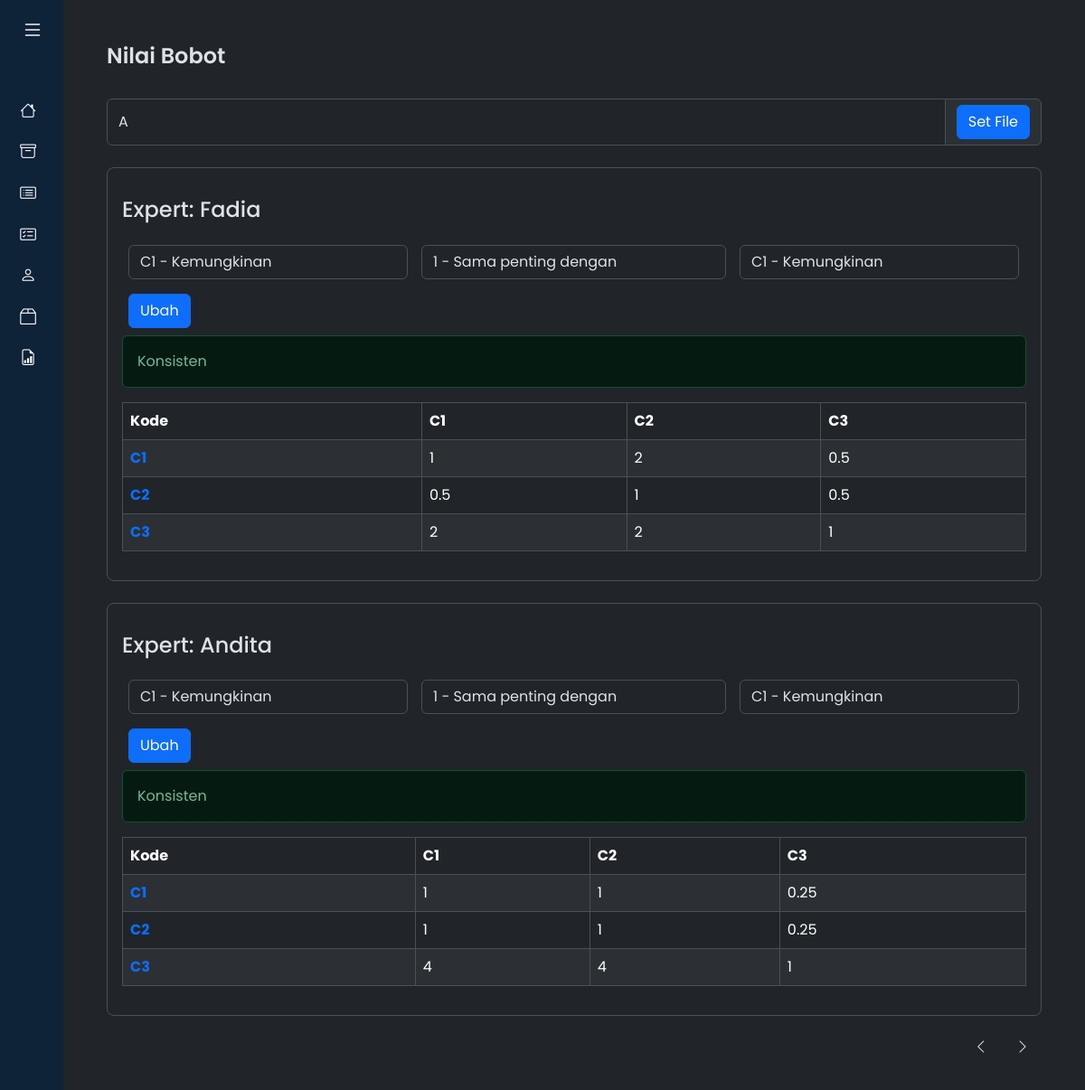
Page /?m=rel_kriteria&periode=2024-11-14 on the committed database.
### tables this page shows
CREATE TABLE `tb_experts` (
  `kode_expert` varchar(16) NOT NULL,
  `tanggal` date NOT NULL,
  `nama_expert` varchar(256) NOT NULL
);

### config.php (called while the page is built)
<?php
$config["server"] = 'localhost';
$config["username"] = 'root';
$config["password"] = '';
$config["database_name"] = 'dbfahpvik';
?>

### includes/db.php (called while the page is built, shortened)
<?php
class DB
{
    var $conn = null;
    public function __construct($host, $username, $passwd, $dbname)
    {
        $this->conn = mysqli_connect($host, $username, $passwd, $dbname);
    }
    public function query($sql)
    {
        $query = mysqli_query($this->conn, $sql) or die('<pre>Error mysqli_query: ' . mysqli_error($this->conn) . '<br />' . $sql . '</pre>');
        return $query;
    }
    public function get_row($sql)
    {
        $query = $this->query($sql);
        return mysqli_fetch_object($query);
    }
    public function get_results($sql)
    {
        $query = $this->query($sql);
        $arr = array();
        while ($row = mysqli_fetch_object($query)) {
            $arr[] = $row;
        }
        return $arr;
    }
}

### includes/fahp_vikor.php (called while the page is built, shortened)
<?php
$nRI = array(
	1 => 0,
	2 => 0,
	3 => 0.52,
	4 => 0.89,
	5 => 1.11,
	6 => 1.25,
	7 => 1.35,
	8 => 1.40,
	9 => 1.45,
	10 => 1.49
);
function get_rel_kriteria($expert = null)
{
	global $db;
    global $PERIODE;
    $data = array();
    $kriteria = $db->get_results("SELECT kode_kriteria FROM tb_kriteria WHERE tanggal='$PERIODE'");
    if (!$expert) {
        $experts = $db->get_results("SELECT kode_expert FROM tb_experts WHERE tanggal='$PERIODE'");
    } else {
        $experts = array((object)array('kode_expert' => $expert));
    }
    foreach ($experts as $exp) {
        foreach ($kriteria as $k1) {
            foreach ($kriteria as $k2) {
                $row = $db->get_row("SELECT nilai FROM tb_rel_kriteria
                    WHERE tanggal='$PERIODE'
                    AND kode_expert='$exp->kode_expert'
                    AND ID1='$k1->kode_kriteria'
                    AND ID2='$k2->kode_kriteria'");
                if ($row) {
                    $data[$exp->kode_expert][$k1->kode_kriteria][$k2->kode_kriteria] = $row->nilai;
                }
            }
        }
    }
    if ($expert) {
        return $data[$expert];
    }
    return $data;
}
function AHP_get_total_kolom($matriks = array())
{
	$total = array();
	foreach ($matriks as $key => $value) {
		foreach ($value as $k => $v) {
			if (!isset($total[$k]))
				$total[$k] = 0;
			$total[$k] += $v;
		}
	}
	return $total;
}
function AHP_normalize($matriks = array(), $total = array())
{
	foreach ($matriks as $key => $value) {
		foreach ($value as $k => $v) {
			$matriks[$key][$k] = $matriks[$key][$k] / $total[$k];
		}
	}
	return $matriks;
}
function AHP_get_rata($normal)
{
	$rata = array();
	foreach ($normal as $key => $value) {
		$rata[$key] = array_sum($value) / count($value);
	}
	return $rata;
}
function AHP_mmult($matriks = array(), $rata = array())
{
	$data = array();
	$rata = array_values($rata);
	foreach ($matriks as $key => $value) {
		$no = 0;
		$data[$key] = 0;
		foreach ($value as $k => $v) {
			$data[$key] += $v * $rata[$no];
			$no++;
		}
	}
	return $data;
}
function AHP_consistency_measure($matriks, $rata)
{
	$data = array();
	$matriks = AHP_mmult($matriks, $rata);
	foreach ($matriks as $key => $value) {
		$data[$key] = $value / $rata[$key];
	}
	return $data;
}

### functions.php (the view, shortened to what this page needs)
<?php
include 'config.php';
include 'includes/db.php';
$db = new DB($config['server'], $config['username'], $config['password'], $config['database_name']);
include 'includes/fahp_vikor.php';
function _get($key, $val = null)
{
    if (isset($_GET[$key]))
        return $_GET[$key];
    else
        return $val;
}
function AHP_get_nilai_option($selected = '')
{
    $nilai = array(
        '1' => 'Sama penting dengan',
        '2' => 'Mendekati sedikit lebih penting dari',
        '3' => 'Sedikit lebih penting dari',
        '4' => 'Mendekati lebih penting dari',
        '5' => 'Lebih penting dari',
        '6' => 'Mendekati sangat penting dari',
        '7' => 'Sangat penting dari',
        '8' => 'Mendekati mutlak dari',
        '9' => 'Mutlak sangat penting dari',
    );
    $a = '';
    foreach ($nilai as $key => $value) {
        if ($selected == $key)
            $a .= "<option value='$key' selected>$key - $value</option>";
        else
            $a .= "<option value='$key'>$key - $value</option>";
    }
    return $a;
}
function AHP_get_kriteria_option($selected = '')
{
    global $db;
    $rows = $db->get_results("SELECT kode_kriteria, nama_kriteria FROM tb_kriteria WHERE tanggal='$_GET[periode]' ORDER BY kode_kriteria");
    $a = '';
    foreach ($rows as $row) {
        if ($row->kode_kriteria == $selected)
            $a .= "<option value='$row->kode_kriteria' selected>$row->kode_kriteria - $row->nama_kriteria</option>";
        else
            $a .= "<option value='$row->kode_kriteria'>$row->kode_kriteria - $row->nama_kriteria</option>";
    }
    return $a;
}
function print_msg($msg, $type = 'danger')
{
    echo ('<div class="alert alert-' . $type . ' alert-dismissible" role="alert">
  <span aria-hidden="true"></span></button>' . $msg . '</div>');
}
function set_value($key = null, $default = null)
{
    return $default;
}

### rel_kriteria.php (shortened to what this page needs)
<h1>Nilai Bobot</h1>
<form class="mt-4" action="" method="get">
        <?php
        $periodes = $db->get_results("SELECT * FROM tb_periode ORDER BY tanggal");
        ?>
        <div class="input-group">
            <select class="form-control" name="periode">
                <?php foreach ($periodes as $periode) { ?>
                    <option value="<?= $periode->tanggal ?>" <?= $periode->tanggal == _get('periode') ? 'selected' : '' ?>><?= $periode->nama ?></option>
                <?php } ?>
            </select>
            <div class="input-group-text">
                <button class="btn btn-primary" type="submit">Set File</button>
            </div>
        </div>
    </form>
<?php
$experts = $db->get_results("SELECT * FROM tb_experts WHERE tanggal='$_GET[periode]'");
foreach($experts as $expert) : ?>
    <div class="panel panel-default border border-subtle mt-4 p-3 rounded-3">
        <div class="panel-heading">
            <h4 class="panel-title my-3">Expert: <?=$expert->nama_expert?></h4>
        </div>
        <div class="panel-body">
            <form class="input-group" action="?m=rel_kriteria&periode=<?= _get('periode') ?>" method="post">
            <div class="p-2">
                <select class="form-control" name="ID1">
                    <?= AHP_get_kriteria_option(set_value('ID1')) ?>
                </select>
            </div>
            <div class="p-2">
                <select class="form-control" name="nilai">
                    <?= AHP_get_nilai_option(set_value('nilai')) ?>
                </select>
            </div>
            <div class="p-2">
                <select class="form-control" name="ID2">
                    <?= AHP_get_kriteria_option(set_value('ID2')) ?>
                </select>
            </div>
            <div class="p-2">
                <button class="btn btn-primary"><span class="glyphicon glyphicon-edit"></span> Ubah</button>
            </div>
        </form>
    </div>
    <?php
    $data = get_rel_kriteria($expert->kode_expert);
    if (!empty($data) && count($data) > 1) {
        $baris_total = AHP_get_total_kolom($data);
        $normal = AHP_normalize($data, $baris_total);
        $rata = AHP_get_rata($normal);
        $cm = AHP_consistency_measure($data, $rata);
        if (count($cm) > 1) {
            $CI = ((array_sum($cm) / count($cm)) - count($cm)) / (count($cm) - 1);
            $RI = isset($nRI[count($data)]) ? $nRI[count($data)] : 0;
            $CR = ($RI == 0) ? 0 : $CI / $RI;
        } else {
            $CI = 0;
            $CR = 0;
        }
        ?>
        <div class="table-responsive">
            <?php
            if (count($data) > 1) {
                if ($CR > 0.1) {
                    print_msg('Perbandingan yang anda inputkan tidak konsisten. Pastikan mengisi perbandingan dengan sesuai supaya maksimal nilai CR 0.1.');
                } else {
                    print_msg("Konsisten", 'success');
                }
            }
            ?>
            <table class="table table-bordered table-hover table-striped">
                <thead>
                    <tr class="text-primary">
                        <th>Kode</th>
                        <?php foreach ($data as $key => $val) : ?>
                            <th><?= $key ?></th>
                        <?php endforeach ?>
                    </tr>
                </thead>
                <?php foreach ($data as $key => $val) : ?>
                    <tr>
                        <th class="text-primary"><?= $key ?></th>
                        <?php foreach ($val as $k => $v) : ?>
                            <td><?= round($v, 3) ?></td>
                        <?php endforeach ?>
                    </tr>
                <?php endforeach ?>
            </table>
        </div>
    <?php } ?>
    </div>
<?php endforeach; ?>
<div class="d-flex justify-content-end mt-3">
    <div style="d-flex">
        <a class="btn btn-default" href="index.php?m=experts&periode=<?= _get('periode')?>"><i class="bi bi-chevron-left"></i></a>
        <a class="btn btn-default" href="index.php?m=rel_alternatif&periode=<?= _get('periode')?>"><i class="bi bi-chevron-right"></i></a>
    </div>
</div>

### assets/css/style.css (style rules this page uses)
* { margin: 0; padding: 0; }
a { text-decoration: none; }
h1 { font-weight: 600; font-size: 1.5rem; }
body { height: 100%; font-family: 'Poppins', sans-serif; }

### rows in the picture
tb_experts: nama_expert "Fadia", key "C1", key "C2", key "C3", v "1", v "2", v "0.5"
tb_experts: nama_expert "Andita", key "C1", key "C2", key "C3", v "1", v "0.25", v "4"

### other values in the picture
form field periode "A"
form field ID1 "C1 - Kemungkinan"
form field nilai "1 - Sama penting dengan"
form field ID2 "C1 - Kemungkinan"
